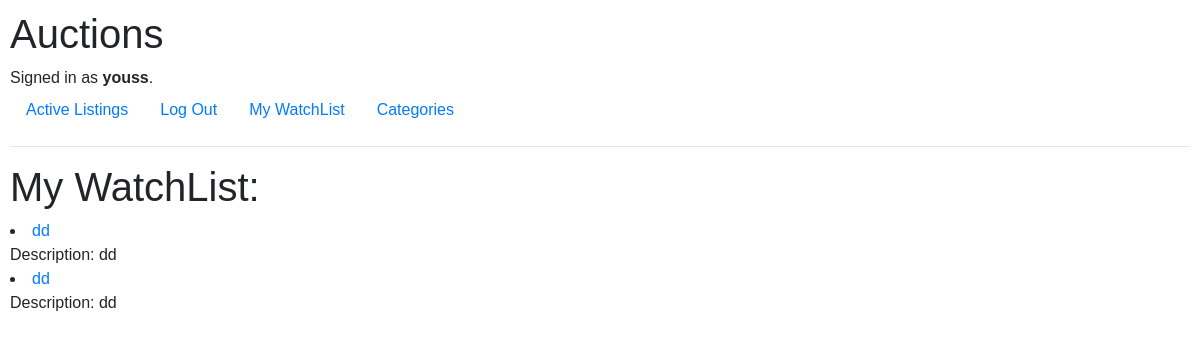
The page /watchList (signed in) on the database as committed earlier.
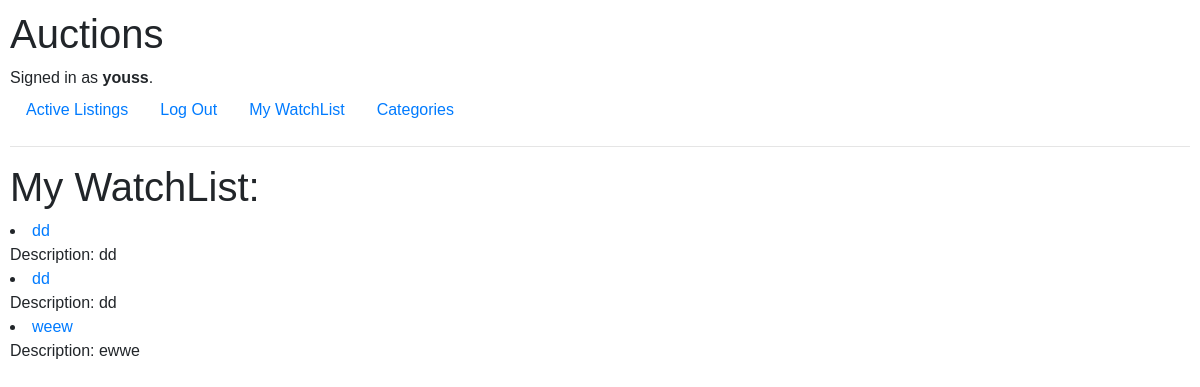
The same page on the database as committed later.
### auctions/models.py (models this page shows)
class Listing(models.Model):
    title= models.TextField(null=True, blank=True)
    category= models.TextField(null=True, blank=True)
    description= models.TextField(null=True, blank=True)
    startingBid=models.FloatField(null=True, blank=True)
    image=models.ImageField( null=True, blank=True, upload_to='images/')
    winner=models.ForeignKey(to=User,default=DEFAULT_CASE_ID,on_delete = models.SET_DEFAULT, null = True, related_name='winner')
    closedDate=models.TextField(null=True, blank=True)
    closed=models.BooleanField(default=False)
    user=models.ForeignKey(to=User, on_delete=models.CASCADE, null=True)

### auctions/views.py (the view)
# urls.py: path("watchList", views.watchList, name="watchList"),
def watchList(request):
    watchList=WatchList.objects.filter(user=request.user.id)
    listings=[]
    for obj in watchList:
        listing=Listing.objects.get(pk=obj.listing.id)
        listings.append(listing)
    return render(request, "auctions/watchList.html", {"listings":listings})

### auctions/templates/auctions/watchList.html
{% extends "auctions/layout.html" %}
{% block body %}
<h1>My WatchList: </h1>
{% for listing in listings %}
        <li>
           <a href="listingMainPage/{{listing.id}}"> {{listing.title}} </a>
           <br>
           Description: {{listing.description}}
        </li>
        {% empty %}
        <h2>There is no listings available in your WatchList.</h2>
        {% endfor %}
{% endblock %}

Rows that differ between the two databases and show on the page:
added Listing: title "weew", description "ewwe"
